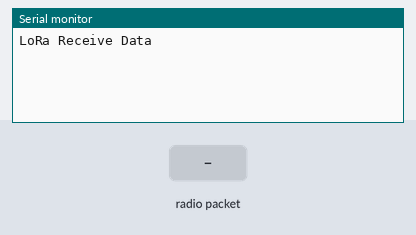
The sketch below on a simulated Arduino Uno, built with avr-gcc and run on an emulated ATmega328P. On the bench: the last lines printed to the serial monitor. The inputs (shaded band) are chosen by the test bench. No radio packets arrive unless stated.

Above: at 1.2 s.
1.3 s: radio packet "c" arrives
At 2.1 s:
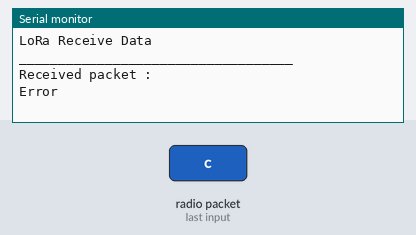
2.8 s: radio packet "1" arrives
At 3.2 s:
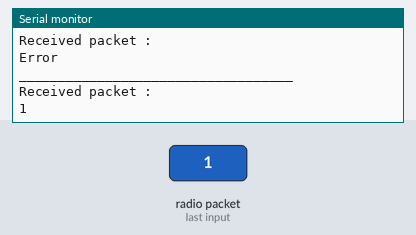

The sketch:

CanSet_Station_Lora_Rx_Miraj.ino
```cpp
#include <SPI.h>
#include <LoRa.h>

void setup ()
{
  Serial.begin (9600);
  while (!Serial);
  Serial.println ("LoRa Receive Data ");

  if (!LoRa.begin (433E6))
  {
    Serial.println ("LoRa connection failed ");
    while (1);

  }

}

void loop ()
{
  int packetSize = LoRa.parsePacket ();

  if (packetSize)
  {
    Serial.println ("");
    Serial.println ("___________________________________");
    Serial.println ("Received packet :");

    while (LoRa. available ())
    {
      char incoming = (char)LoRa.read();
      if (incoming == 'c')
      {
        Serial.print("Error");

      }
      else
      {
        Serial.print (incoming);
      }
    }
  }
}
```

Measured:
- after the input at 1.3 s, the serial monitor: prints a new line at once (image 1)
- after the input at 2.8 s, the serial monitor: prints a new line after 0.06 s (image 2)
